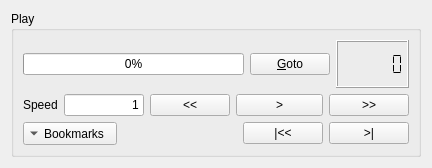
<ui version="4.0" >
 <class>ReplayControls</class>
 <widget class="QWidget" name="ReplayControls" >
  <property name="geometry" >
   <rect>
    <x>0</x>
    <y>0</y>
    <width>432</width>
    <height>168</height>
   </rect>
  </property>
  <property name="windowTitle" >
   <string>Form</string>
  </property>
  <layout class="QVBoxLayout" >
   <item>
    <widget class="QGroupBox" name="grp_play" >
     <property name="title" >
      <string>Play</string>
     </property>
     <layout class="QVBoxLayout" >
      <item>
       <layout class="QHBoxLayout" >
        <item>
         <widget class="QProgressBar" name="progress" >
          <property name="value" >
           <number>0</number>
          </property>
          <property name="orientation" >
           <enum>Qt::Horizontal</enum>
          </property>
         </widget>
        </item>
        <item>
         <widget class="QPushButton" name="goto" >
          <property name="text" >
           <string>&amp;Goto</string>
          </property>
         </widget>
        </item>
        <item>
         <widget class="QLCDNumber" name="time_lcd" >
          <property name="numDigits" >
           <number>6</number>
          </property>
          <property name="segmentStyle" >
           <enum>QLCDNumber::Flat</enum>
          </property>
          <property name="value" stdset="0" >
           <double>0.000000000000000</double>
          </property>
         </widget>
        </item>
       </layout>
      </item>
      <item>
       <layout class="QHBoxLayout" >
        <item>
         <widget class="QLabel" name="textLabel1" >
          <property name="text" >
           <string>Speed</string>
          </property>
          <property name="wordWrap" >
           <bool>false</bool>
          </property>
         </widget>
        </item>
        <item>
         <widget class="QLineEdit" name="speed" >
          <property name="sizePolicy" >
           <sizepolicy vsizetype="Fixed" hsizetype="Minimum" >
            <horstretch>1</horstretch>
            <verstretch>0</verstretch>
           </sizepolicy>
          </property>
          <property name="maximumSize" >
           <size>
            <width>80</width>
            <height>32767</height>
           </size>
          </property>
          <property name="toolTip" >
           <string>&lt;html>&lt;head>&lt;meta name="qrichtext" content="1" />&lt;style type="text/css">
p, li { white-space: pre-wrap; }
&lt;/style>&lt;/head>&lt;body style=" font-family:'Sans Serif'; font-size:9pt; font-weight:400; font-style:normal; text-decoration:none;">
&lt;p style=" margin-top:0px; margin-bottom:0px; margin-left:0px; margin-right:0px; -qt-block-indent:0; text-indent:0px;">&lt;span style=" font-weight:600;">Current playing speed&lt;/span>&lt;/p>
&lt;p style=" margin-top:0px; margin-bottom:0px; margin-left:0px; margin-right:0px; -qt-block-indent:0; text-indent:0px; font-weight:600;">&lt;span style=" font-weight:400;">it is the factor between the time in the log file and the time of replay. For instance, 2 means that we replay twice as fast as in reality.&lt;/span>&lt;/p>
&lt;p style="-qt-paragraph-type:empty; margin-top:0px; margin-bottom:0px; margin-left:0px; margin-right:0px; -qt-block-indent:0; text-indent:0px;">&lt;/p>&lt;/body>&lt;/html></string>
          </property>
          <property name="text" >
           <string>1</string>
          </property>
          <property name="alignment" >
           <set>Qt::AlignRight</set>
          </property>
         </widget>
        </item>
        <item>
         <widget class="QPushButton" name="slower" >
          <property name="toolTip" >
           <string>&lt;html>&lt;head>&lt;meta name="qrichtext" content="1" />&lt;style type="text/css">
p, li { white-space: pre-wrap; }
&lt;/style>&lt;/head>&lt;body style=" font-family:'Sans Serif'; font-size:9pt; font-weight:400; font-style:normal; text-decoration:none;">
&lt;p style=" margin-top:0px; margin-bottom:0px; margin-left:0px; margin-right:0px; -qt-block-indent:0; text-indent:0px;">Decrease speed&lt;/p>&lt;/body>&lt;/html></string>
          </property>
          <property name="text" >
           <string>&lt;&lt;</string>
          </property>
         </widget>
        </item>
        <item>
         <widget class="QPushButton" name="play" >
          <property name="sizePolicy" >
           <sizepolicy vsizetype="Fixed" hsizetype="MinimumExpanding" >
            <horstretch>2</horstretch>
            <verstretch>0</verstretch>
           </sizepolicy>
          </property>
          <property name="toolTip" >
           <string>&lt;html>&lt;head>&lt;meta name="qrichtext" content="1" />&lt;style type="text/css">
p, li { white-space: pre-wrap; }
&lt;/style>&lt;/head>&lt;body style=" font-family:'Sans Serif'; font-size:9pt; font-weight:400; font-style:normal; text-decoration:none;">
&lt;p style=" margin-top:0px; margin-bottom:0px; margin-left:0px; margin-right:0px; -qt-block-indent:0; text-indent:0px;">Play&lt;/p>&lt;/body>&lt;/html></string>
          </property>
          <property name="text" >
           <string>></string>
          </property>
          <property name="checkable" >
           <bool>true</bool>
          </property>
         </widget>
        </item>
        <item>
         <widget class="QPushButton" name="faster" >
          <property name="toolTip" >
           <string>&lt;html>&lt;head>&lt;meta name="qrichtext" content="1" />&lt;style type="text/css">
p, li { white-space: pre-wrap; }
&lt;/style>&lt;/head>&lt;body style=" font-family:'Sans Serif'; font-size:9pt; font-weight:400; font-style:normal; text-decoration:none;">
&lt;p style=" margin-top:0px; margin-bottom:0px; margin-left:0px; margin-right:0px; -qt-block-indent:0; text-indent:0px;">Increase speed&lt;/p>&lt;/body>&lt;/html></string>
          </property>
          <property name="text" >
           <string>>></string>
          </property>
         </widget>
        </item>
       </layout>
      </item>
      <item>
       <layout class="QHBoxLayout" >
        <item>
         <widget class="QToolButton" name="bookmarks" >
          <property name="text" >
           <string>Bookmarks</string>
          </property>
          <property name="popupMode" >
           <enum>QToolButton::InstantPopup</enum>
          </property>
          <property name="toolButtonStyle" >
           <enum>Qt::ToolButtonTextBesideIcon</enum>
          </property>
          <property name="arrowType" >
           <enum>Qt::DownArrow</enum>
          </property>
         </widget>
        </item>
        <item>
         <spacer>
          <property name="orientation" >
           <enum>Qt::Horizontal</enum>
          </property>
          <property name="sizeHint" >
           <size>
            <width>40</width>
            <height>20</height>
           </size>
          </property>
         </spacer>
        </item>
        <item>
         <widget class="QPushButton" name="seek_start" >
          <property name="toolTip" >
           <string>&lt;html>&lt;head>&lt;meta name="qrichtext" content="1" />&lt;style type="text/css">
p, li { white-space: pre-wrap; }
&lt;/style>&lt;/head>&lt;body style=" font-family:'Sans Serif'; font-size:9pt; font-weight:400; font-style:normal; text-decoration:none;">
&lt;p style=" margin-top:0px; margin-bottom:0px; margin-left:0px; margin-right:0px; -qt-block-indent:0; text-indent:0px;">Go to start&lt;/p>&lt;/body>&lt;/html></string>
          </property>
          <property name="text" >
           <string>|&lt;&lt;</string>
          </property>
          <property name="shortcut" >
           <string/>
          </property>
         </widget>
        </item>
        <item>
         <widget class="QPushButton" name="play_step" >
          <property name="toolTip" >
           <string>&lt;html>&lt;head>&lt;meta name="qrichtext" content="1" />&lt;style type="text/css">
p, li { white-space: pre-wrap; }
&lt;/style>&lt;/head>&lt;body style=" font-family:'Sans Serif'; font-size:9pt; font-weight:400; font-style:normal; text-decoration:none;">
&lt;p style=" margin-top:0px; margin-bottom:0px; margin-left:0px; margin-right:0px; -qt-block-indent:0; text-indent:0px;">Go forward one step&lt;/p>&lt;/body>&lt;/html></string>
          </property>
          <property name="text" >
           <string>>|</string>
          </property>
         </widget>
        </item>
       </layout>
      </item>
     </layout>
    </widget>
   </item>
  </layout>
  <action name="actionBookmarksAdd" >
   <property name="text" >
    <string>Add...</string>
   </property>
  </action>
  <action name="actionGoto" >
   <property name="text" >
    <string>goto</string>
   </property>
   <property name="shortcut" >
    <string>Shift+G, G</string>
   </property>
   <property name="shortcutContext" >
    <enum>Qt::ApplicationShortcut</enum>
   </property>
  </action>
  <action name="actionBookmarksSave" >
   <property name="enabled" >
    <bool>false</bool>
   </property>
   <property name="text" >
    <string>Save</string>
   </property>
  </action>
  <action name="actionBookmarksSaveAs" >
   <property name="enabled" >
    <bool>true</bool>
   </property>
   <property name="text" >
    <string>Save As</string>
   </property>
  </action>
  <action name="actionBookmarksLoad" >
   <property name="text" >
    <string>Load</string>
   </property>
  </action>
  <action name="actionBookmarksSetMark" >
   <property name="text" >
    <string>Set mark</string>
   </property>
  </action>
 </widget>
 <resources/>
 <connections/>
</ui>
